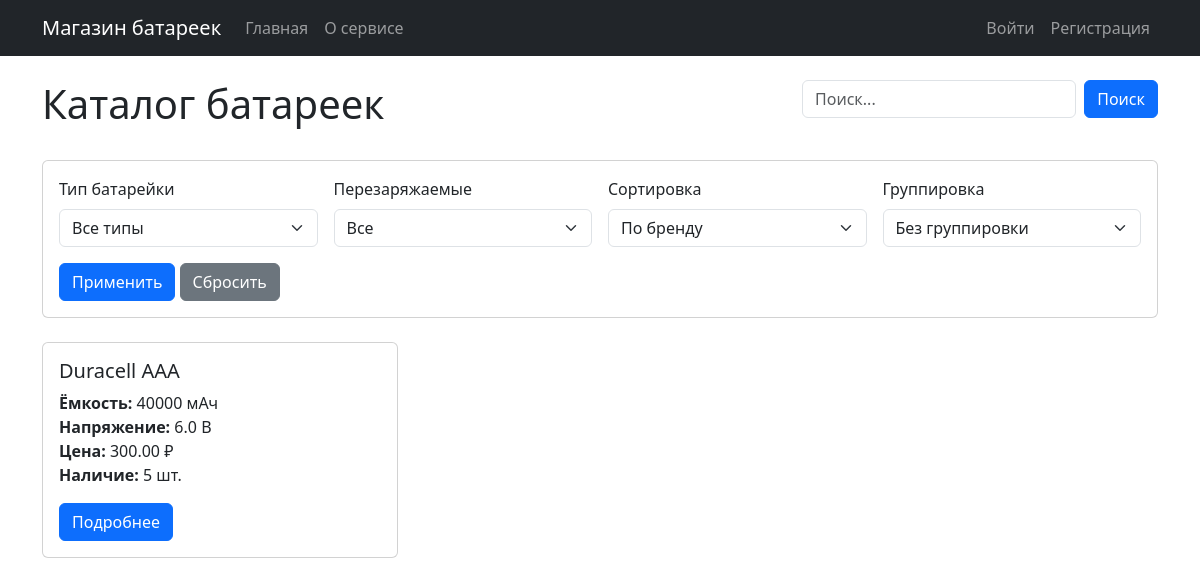
The page / on the database its author committed.
### catalog/models.py (models this page shows, shortened)
class Battery(models.Model):
    brand = models.CharField(
        max_length=100,
        verbose_name="Бренд",
        help_text="Название производителя батарейки"
    )
    type = models.ForeignKey(
        BatteryType,
        on_delete=models.CASCADE,
        verbose_name="Тип",
        related_name="batteries"
    )
    capacity = models.PositiveIntegerField(
        verbose_name="Емкость (мАч)",
        validators=[
            MinValueValidator(1, message="Емкость должна быть больше 0"),
            MaxValueValidator(100000, message="Емкость не может быть больше 100000 мАч")
        ]
    )
    rechargeable = models.BooleanField(
        verbose_name="Перезаряжаемая",
        default=False
    )
    voltage = models.FloatField(
        null=True,
        blank=True,
        verbose_name="Напряжение (В)",
        validators=[
            MinValueValidator(0.1, message="Напряжение должно быть больше 0.1В"),
            MaxValueValidator(100, message="Напряжение не может быть больше 100В")
        ]
    )
    description = models.TextField(
        verbose_name="Описание",
        blank=True,
        help_text="Подробное описание батарейки"
    )
    price = models.DecimalField(
        max_digits=10,
        decimal_places=2,
        verbose_name="Цена за единицу",
        validators=[MinValueValidator(0)]
    )
    small_wholesale_price = models.DecimalField(
        max_digits=10,
        decimal_places=2,
        verbose_name="Цена мелкого опта",
        validators=[MinValueValidator(0)],
        null=True,
        blank=True
    )
    small_wholesale_quantity = models.PositiveIntegerField(
        verbose_name="Количество для мелкого опта",
        null=True,
        blank=True
    )
    large_wholesale_price = models.DecimalField(
        max_digits=10,
        decimal_places=2,
        verbose_name="Цена крупного опта",
        validators=[MinValueValidator(0)],
        null=True,
        blank=True
    )
    large_wholesale_quantity = models.PositiveIntegerField(
        verbose_name="Количество для крупного опта",
        null=True,
        blank=True
    )
    stock = models.PositiveIntegerField(
        verbose_name="Количество на складе",
        default=0
    )
    created_at = models.DateTimeField(auto_now_add=True)
    updated_at = models.DateTimeField(auto_now=True)
    last_modified_by = models.ForeignKey(
        User,
        on_delete=models.SET_NULL,
        null=True,
        verbose_name="Последний редактор",
        related_name="modified_batteries"
    )
    class Meta:
        verbose_name = "Батарейка"
        verbose_name_plural = "Батарейки"
        ordering = ['-created_at']
        constraints = [
            models.CheckConstraint(
                check=models.Q(capacity__gt=0),
                name="capacity_positive"
            ),
            models.CheckConstraint(
                check=models.Q(voltage__gt=0) | models.Q(voltage__isnull=True),
                name="voltage_positive"
            )
        ]

class BatteryType(models.Model):
    name = models.CharField(max_length=50, verbose_name="Название типа")
    description = models.TextField(verbose_name="Описание типа", blank=True)
    created_at = models.DateTimeField(auto_now_add=True)
    class Meta:
        verbose_name = "Тип батарейки"
        verbose_name_plural = "Типы батареек"
        ordering = ['name']

### catalog/views.py (the view, shortened to what this page needs)
# urls.py: path('', views.home, name='home'),
def home(request):
    batteries = Battery.objects.select_related('type').all()
    battery_types = BatteryType.objects.all()
    type_filter = request.GET.get('type')
    rechargeable_filter = request.GET.get('rechargeable')
    search_query = request.GET.get('search')
    sort_by = request.GET.get('sort', 'brand')
    group_by = request.GET.get('group_by')
    if type_filter:
        batteries = batteries.filter(type_id=type_filter)
    if rechargeable_filter:
        batteries = batteries.filter(rechargeable=rechargeable_filter == 'true')
    if search_query:
        batteries = batteries.filter(
            Q(brand__icontains=search_query) |
            Q(type__name__icontains=search_query) |
            Q(description__icontains=search_query)
        )
    if sort_by == 'price':
        batteries = batteries.order_by('price')
    elif sort_by == 'capacity':
        batteries = batteries.order_by('capacity')
    elif sort_by == 'voltage':
        batteries = batteries.order_by('voltage')
    elif sort_by == 'stock':
        batteries = batteries.order_by('stock')
    else:
        batteries = batteries.order_by('brand')
    context = {
        'batteries': batteries,
        'battery_types': battery_types,
        'current_type': type_filter,
        'current_rechargeable': rechargeable_filter,
        'search_query': search_query,
        'current_sort': sort_by,
        'current_group': group_by
    }
    return render(request, 'catalog/home.html', context)

### catalog/templates/catalog/home.html (shortened to what this page needs)
{% extends 'catalog/base.html' %}
{% block content %}
<div class="row mb-4">
    <div class="col-md-8">
        <h1>Каталог батареек</h1>
    </div>
    <div class="col-md-4">
        <form method="get" class="d-flex">
            <input type="text" name="search" class="form-control me-2" placeholder="Поиск..." value="{{ search_query|default:'' }}">
            <button type="submit" class="btn btn-primary">Поиск</button>
        </form>
    </div>
</div>
<div class="row mb-4">
    <div class="col-md-12">
        <div class="card">
            <div class="card-body">
                <form method="get" class="row g-3">
                    <div class="col-md-3">
                        <label for="type" class="form-label">Тип батарейки</label>
                        <select name="type" id="type" class="form-select">
                            <option value="">Все типы</option>
                        </select>
                    </div>
                    <div class="col-md-3">
                        <label for="rechargeable" class="form-label">Перезаряжаемые</label>
                        <select name="rechargeable" id="rechargeable" class="form-select">
                            <option value="">Все</option>
                        </select>
                    </div>
                    <div class="col-md-3">
                        <label for="sort" class="form-label">Сортировка</label>
                        <select name="sort" id="sort" class="form-select">
                            <option value="brand" {% if current_sort == 'brand' %}selected{% endif %}>По бренду</option>
                        </select>
                    </div>
                    <div class="col-md-3">
                        <label for="group_by" class="form-label">Группировка</label>
                        <select name="group_by" id="group_by" class="form-select">
                            <option value="">Без группировки</option>
                        </select>
                    </div>
                    <div class="col-12">
                        <button type="submit" class="btn btn-primary">Применить</button>
                        <a href="{% url 'catalog:home' %}" class="btn btn-secondary">Сбросить</a>
                    </div>
                </form>
            </div>
        </div>
    </div>
</div>
<div class="row row-cols-1 row-cols-md-3 g-4">
    {% for battery in batteries %}
    <div class="col">
        <div class="card h-100">
            <div class="card-body">
                <h5 class="card-title">{{ battery.brand }} {{ battery.type.name }}</h5>
                <p class="card-text">
                    <strong>Ёмкость:</strong> {{ battery.capacity }} мАч<br>
                    <strong>Напряжение:</strong> {{ battery.voltage }} В<br>
                    <strong>Цена:</strong> {{ battery.price }} ₽<br>
                    <strong>Наличие:</strong> {{ battery.stock }} шт.
                </p>
                <a href="{% url 'catalog:battery_detail' battery.pk %}" class="btn btn-primary">Подробнее</a>
            </div>
        </div>
    </div>
    {% empty %}
    <div class="col-12">
        <div class="alert alert-info">
            Батарейки не найдены. Попробуйте изменить параметры поиска.
        </div>
    </div>
    {% endfor %}
</div>
{% endblock %}

### rows shown on the page
Battery: brand "Duracell", type.name "AAA", capacity "40000", voltage "6.0", price "300.00", stock "5"
